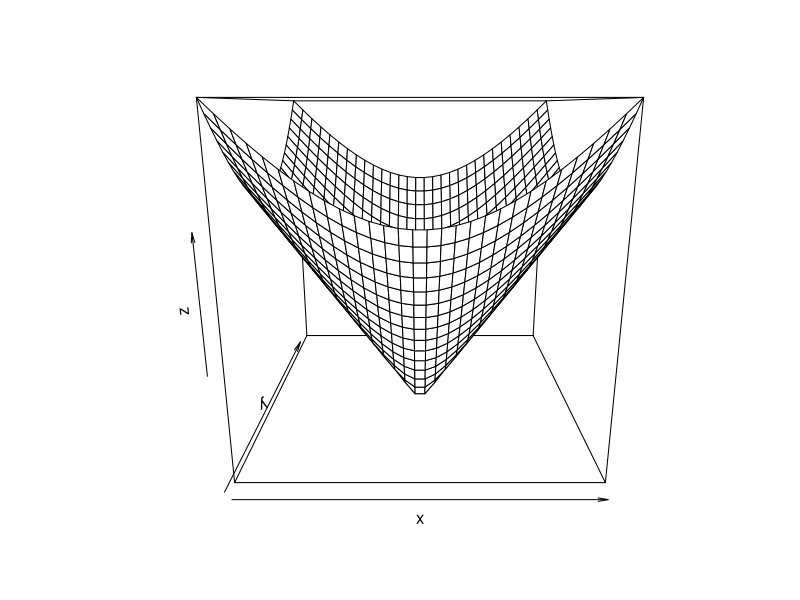
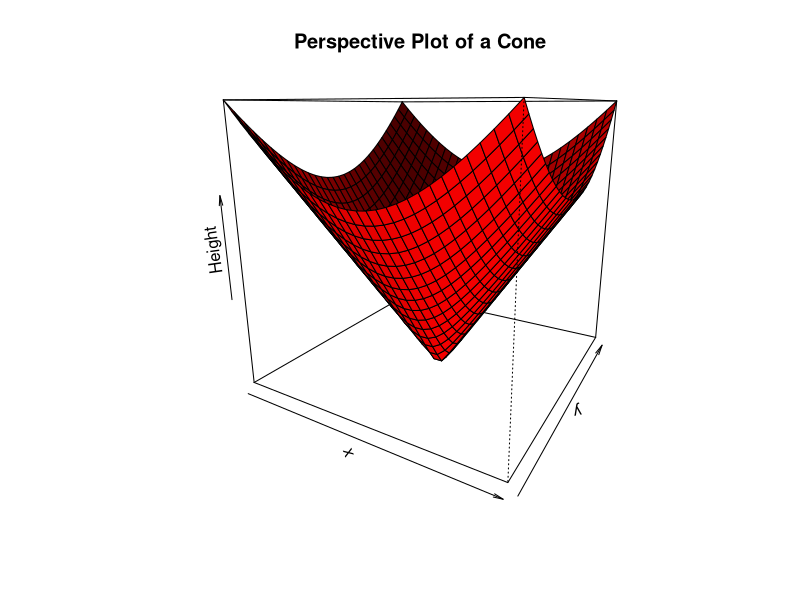
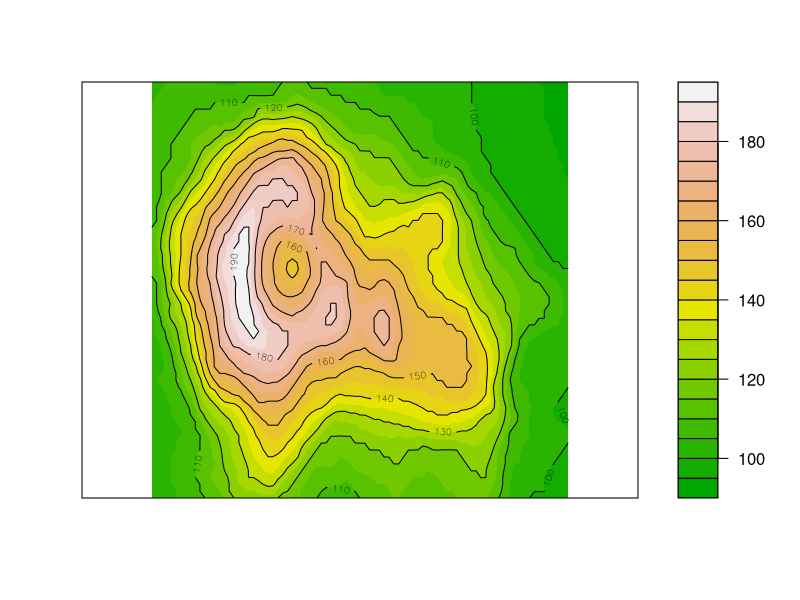
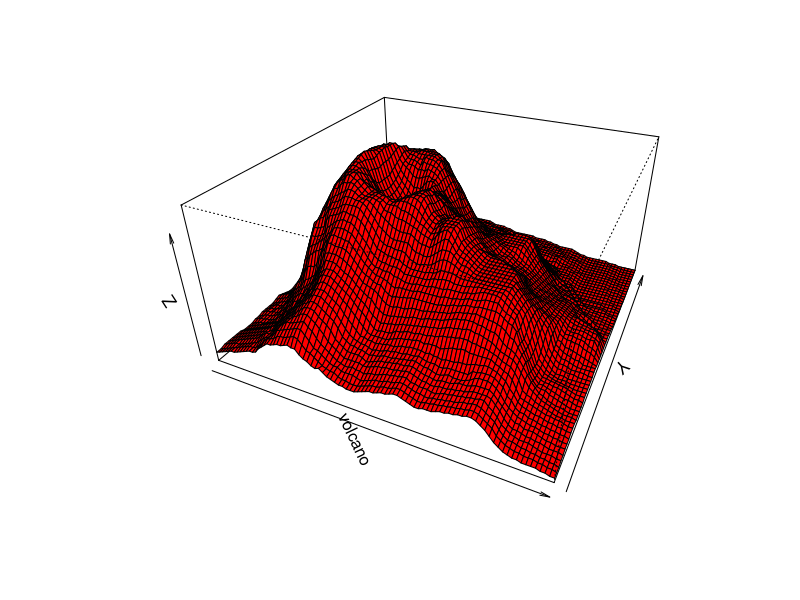
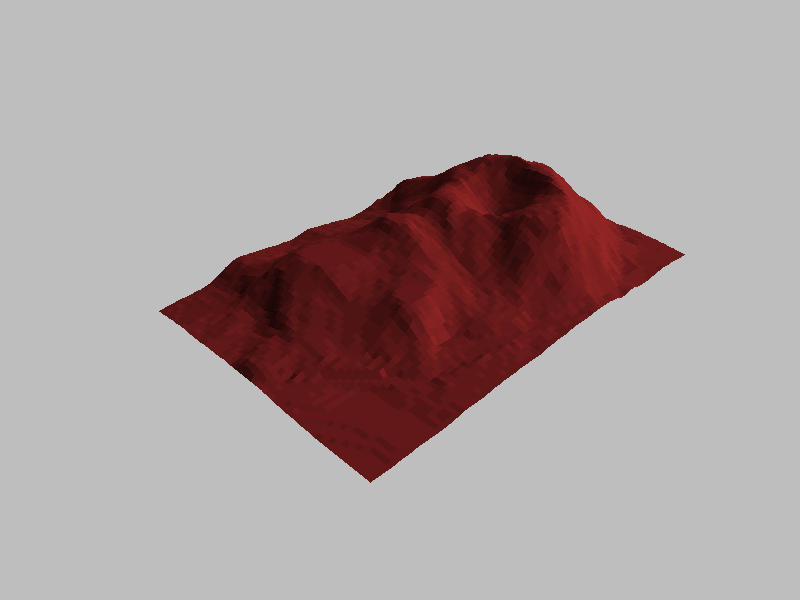

Write R code to recreate these figures, in order.
#Perspective Plot of a Cone
cone <- function(x, y){
  sqrt(x ^ 2 + y ^ 2)
}
cone
#Preparing the variables
x <- y <- seq(-1, 1, length = 30)
z <- outer(x, y, cone)
#Plotting the 3D surface
persp(x, y, z)
persp(x, y, z,
      main="Perspective Plot of a Cone",
      zlab = "Height",
      theta = 30, phi = 15,
      col = "red", shade = 0.5)
#Perspective plots through the dataset volcano
View(volcano)
#Creating a contour plot
filled.contour(volcano,color=terrain.colors, asp=1, plot.axes=contour(volcano,add=T))
#Creating a perspective plot
persp(volcano,theta=25,phi=30,expand=0.5,col="red")
#Visualizing a simple DEM(Digital elevation model)
z <- 2 * volcano     # Exaggerate the relief
x <- 10 * (1:nrow(z)) # 10 meter spacing (S to N)
y <- 10 * (1:ncol(z)) # 10 meter spacing (E to W)
# Don't draw the grid lines : border = NA
par(bg = "gray")
persp(x, y, z, theta = 135, phi = 30,
      col = "brown", scale = FALSE,
      ltheta = -120, shade = 0.75,
      border = NA, box = FALSE)